Frame 1 (no input): blank canvas, image omitted
Frame 60 (the mouse pressed at the canvas centre just before this capture): blank canvas, image omitted
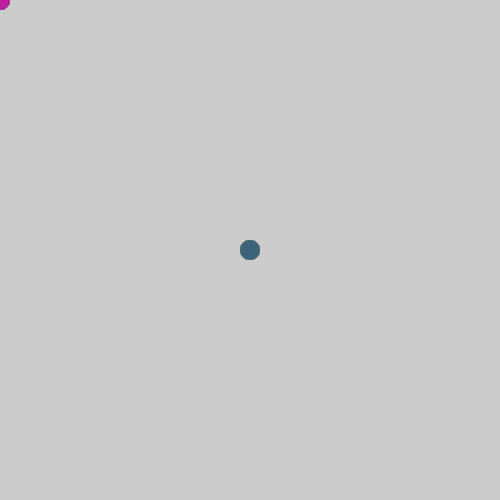
Frame 120 (the mouse held since frame 60 and released just before this capture)

The Processing sketch whose frames 1 and 60 were blank and that drew this single picture after the mouse press (run headless with seeded random() and noise(); from frame 60 on, the mouse is pressed at the canvas centre):

// Processing sketch: hello_processing
// ── hello_processing.pde

void setup(){
  size(500, 500);
  noStroke();
}


void draw(){
 color cor = color(random(256),random(256),random(256));
 fill(cor);
 ellipse(mouseX, mouseY, 20, 20); 
}
